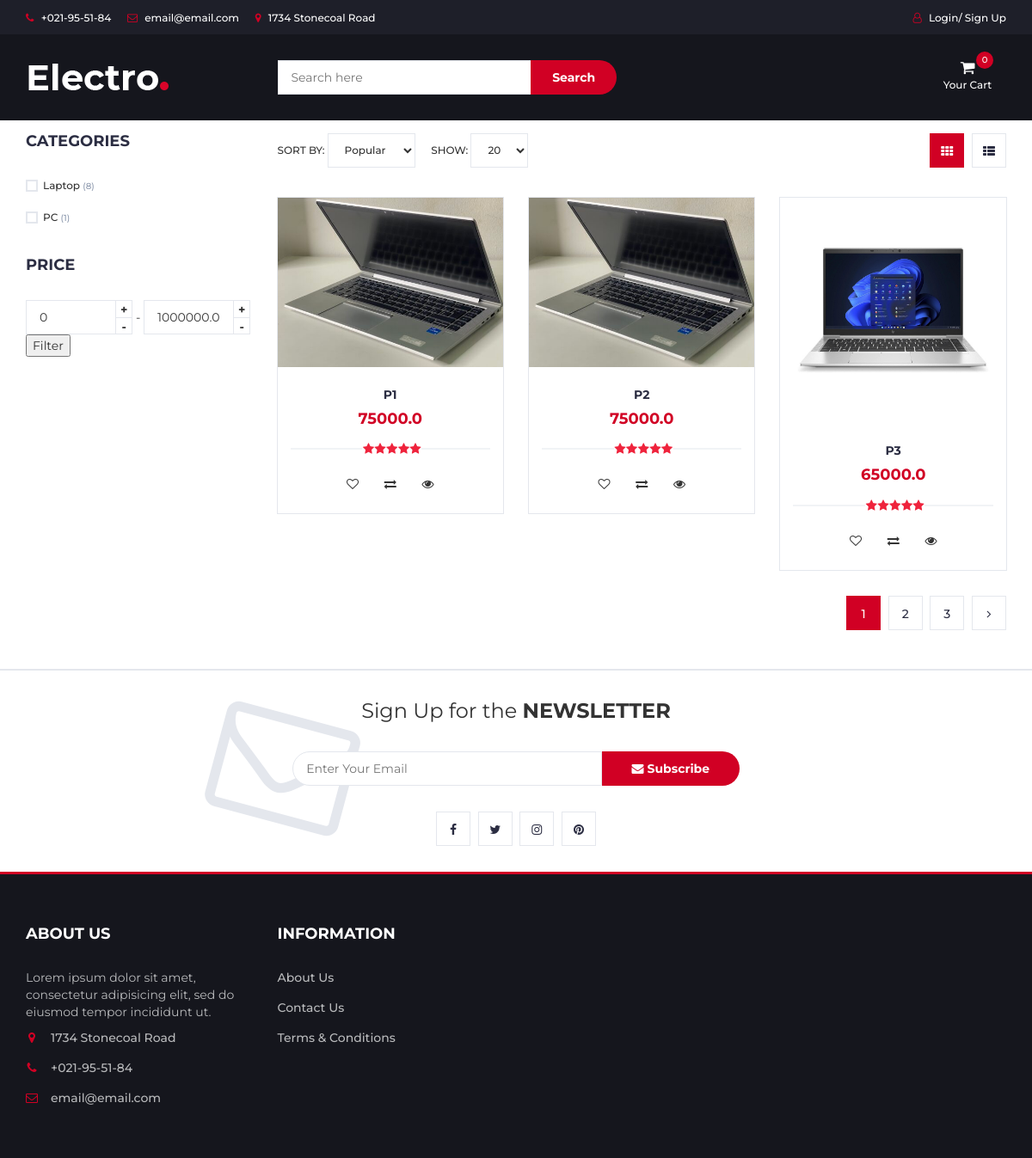
The page /store/ on the database as committed earlier.
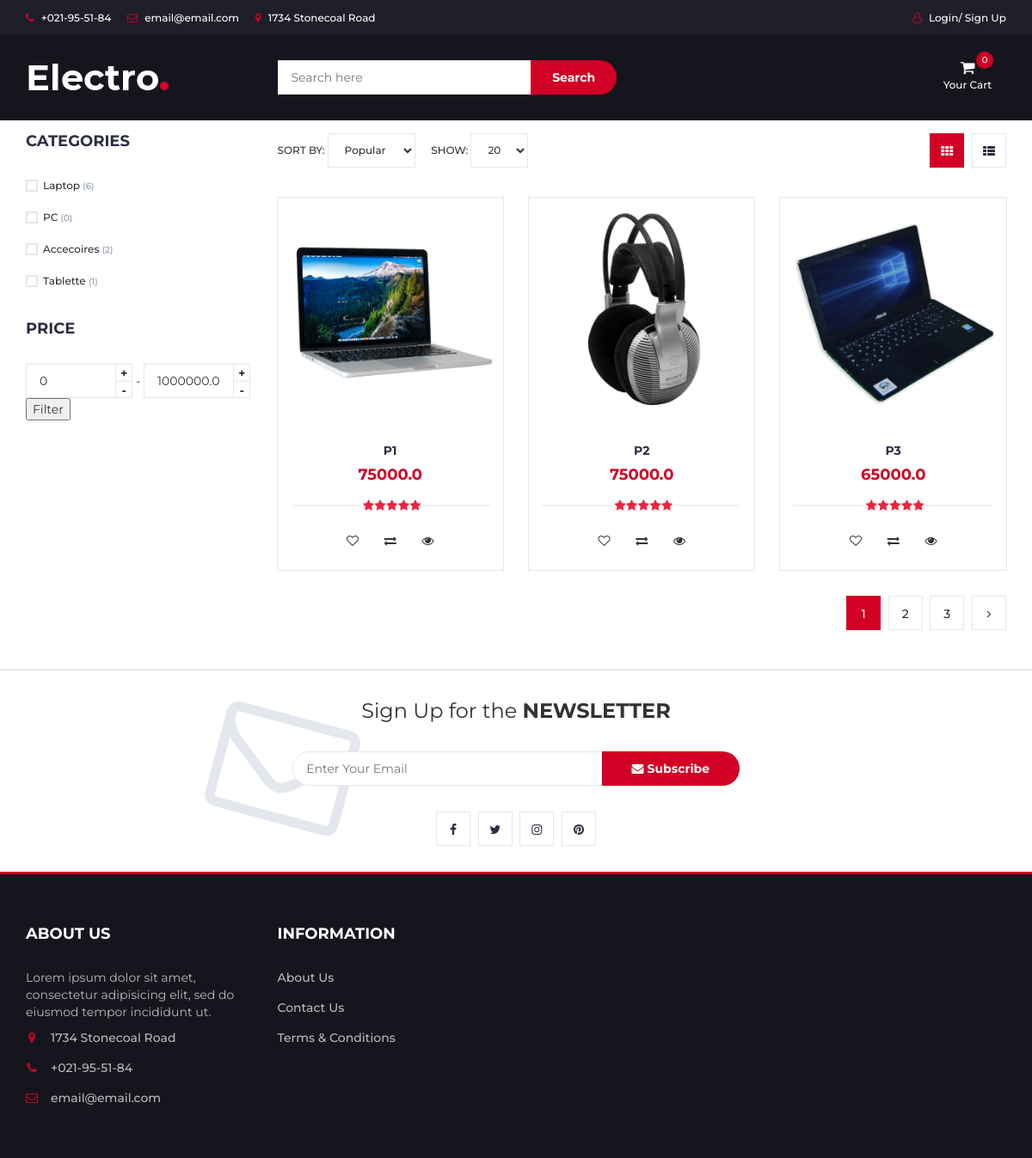
The same page on the database as committed later.
### store/models.py (models this page shows, shortened)
class Category(models.Model):
	id = models.UUIDField(
		default=uuid.uuid4,unique=True,
		primary_key=True,editable=False
		)
	name = models.CharField(max_length=20)

class Product(models.Model):
	id = models.UUIDField(
		default=uuid.uuid4,unique=True,
		primary_key=True,editable=False
		)
	title = models.CharField(max_length=25,null=True)
	description = models.TextField(null=True,blank=True)
	price = models.FloatField()
	quantity = models.PositiveIntegerField(default=1)
	sold = models.PositiveIntegerField(default=0)
	categories = models.ManyToManyField('Category')
	date_added = models.DateTimeField(auto_now_add=True,blank=True,null=True)
	isdiscount = models.BooleanField(default=False)
	new_price = models.FloatField(null = True, blank=True , default='product02.png')
	image = models.ImageField(default = "pc.png" ,null = True, blank = True)
	def __str__(self):
		return self.title

### store/views.py (the view)
# urls.py: path('',include('store.urls')),
def store(request):
	products = Product.objects.all()
	query = request.GET.get('query')
	if query:
		products = products.filter(title__icontains=query)
	if request.user.is_authenticated:
		customer = request.user.customer
		order , created = Order.objects.get_or_create(customer=customer,complete=False)
		items = order.orderitem_set.all()
	else :
		items = []
		order = {
			'get_cart_total':0,
			'get_cart_items':0,
			'id':uuid.uuid4()
		}
	selected_categories = request.GET.getlist('categories')
	min_price = request.GET.get('min_price','0')
	max_price = request.GET.get('max_price','1000000')
	print(f"Selected categories: {selected_categories}")
	print(f"Min price: {min_price}")
	print(f"Max price: {max_price}")
	if max_price:
		max_price = float(max_price)
		products = products.filter(price__lte=max_price)
	if min_price :
		products = products.filter(price__gte=float(min_price))
	if selected_categories:
		products = products.filter(categories__name__in = selected_categories)
	paginator = Paginator(products , 3)
	page_number = request.GET.get("page")
	page_obj = paginator.get_page(page_number)
	categories = Category.objects.all()
	max_price = str(max_price) if max_price else '1000000'
	min_price = str(min_price) if min_price else ''
	print(f" MAX = {max_price}")
	context = {
	 'page_obj': page_obj,
	 'categories': categories,
	 'selected_categories': selected_categories,
	 'min_price': min_price,
	  'max_price': max_price ,
	  'order':order,
	  'items':items}
	return render(request,'store/store.html',context)

### store/templatetags/custom_filter.py (called while the page is built)
@register.filter(name="dinarFormat")
def dinarFormat(value):
	res = "{:,}".format(int(value))
	res += "DA"
	return res

### store/templates/store/store.html (shortened to what this page needs)
{% extends 'store/base.html' %}
{% load static %}
{% block content %}
	<body>
			<div class="container">
				<div class="row">
					<div id="aside" class="col-md-3">
    <form method="GET" action="">
        <div class="aside">
            <h3 class="aside-title">Categories</h3>
            <div class="checkbox-filter">
                {% for category in categories %}
                <div class="input-checkbox">
                    <label for="category-{{ category.id }}">
                        <span></span>
                        {{ category.name }}
                        <small>({{ category.product_set.count }})</small>
                    </label>
                </div>
                {% endfor %}
            </div>
        </div>
        <div class="aside">
            <h3 class="aside-title">Price</h3>
            <div class="price-filter">
                <div class="input-number price-min">
                    <input id="price-min" type="number" name="min_price" value="{{ min_price }}">
                    <span class="qty-up">+</span>
                    <span class="qty-down">-</span>
                </div>
                <span>-</span>
                <div class="input-number price-max">
                    <input id="price-max" type="number" name="max_price" value="{{ max_price }}">
                    <span class="qty-up">+</span>
                    <span class="qty-down">-</span>
                </div>
            </div>
        </div>
        <button type="submit">Filter</button>
    							</form>
					</div>
					<div id="store" class="col-md-9">
						<div class="store-filter clearfix">
							<div class="store-sort">
								<label>
									Sort By:
									<select class="input-select">
										<option value="0">Popular</option>
									</select>
								</label>
								<label>
									Show:
									<select class="input-select">
										<option value="0">20</option>
									</select>
								</label>
							</div>
							<ul class="store-grid">
								<li class="active"><i class="fa fa-th"></i></li>
								<li><a href="#"><i class="fa fa-th-list"></i></a></li>
							</ul>
						</div>
						<div class="row">
							{% for product in page_obj %}
							<div class="col-md-4 col-xs-6">
								<div class="product">
									<div class="product-img">
										<img src="{{product.image.url}}" alt="">
									</div>
									<div class="product-body">
										<h3 class="product-name"><a href="{% url 'product' product.id %}">{{product}}</a></h3>
										<h4 class="product-price">{{product.price}}</h4>
										<div class="product-rating">
											<i class="fa fa-star"></i>
											<i class="fa fa-star"></i>
											<i class="fa fa-star"></i>
											<i class="fa fa-star"></i>
											<i class="fa fa-star"></i>
										</div>
										<div class="product-btns">
											<button class="add-to-wishlist"><i class="fa fa-heart-o"></i><span class="tooltipp">add to wishlist</span></button>
											<button class="add-to-compare"><i class="fa fa-exchange"></i><span class="tooltipp">add to compare</span></button>
											<button class="quick-view"><i class="fa fa-eye"></i><span class="tooltipp">quick view</span></button>
										</div>
									</div>
									<div class="add-to-cart">
										<button data-product="{{product.id}}"
												data-action="add"
												class="add-to-cart-btn update-cart"> Aad to Cart</button>
									</div>
								</div>
							</div>
							{% endfor %}
						</div>
						<div class="store-filter clearfix">
							<ul class="store-pagination">
								{% for num in page_obj.paginator.page_range %}
								{% if num == page_obj.number%}
								<li class="active">{{num}}</li>
								{%else%}
								<li><a href="?page={{num}}">{{num}}</a></li>
								{% endif %}
								{% endfor %}
								{% if page_obj.has_next%}
								<li><a href="?page={{page_obj.next_page_number}}"><i class="fa fa-angle-right"></i></a></li>
								{% endif %}
							</ul>
						</div>
					</div>
				</div>
			</div>
	</body>
{% endblock %}

Rows that differ between the two databases and show on the page:
computed for Category "Laptop": product_set.count "8" → "6"
computed for Category "PC": product_set.count "1" → "0"
added Category: name "Accecoires", product_set.count "2"
added Category: name "Tablette", product_set.count "1"
changed Product (number 1 of 3 on the later page): image: a different picture
changed Product (number 2 of 3 on the later page): image: a different picture
changed Product (number 3 of 3 on the later page): image: a different picture
